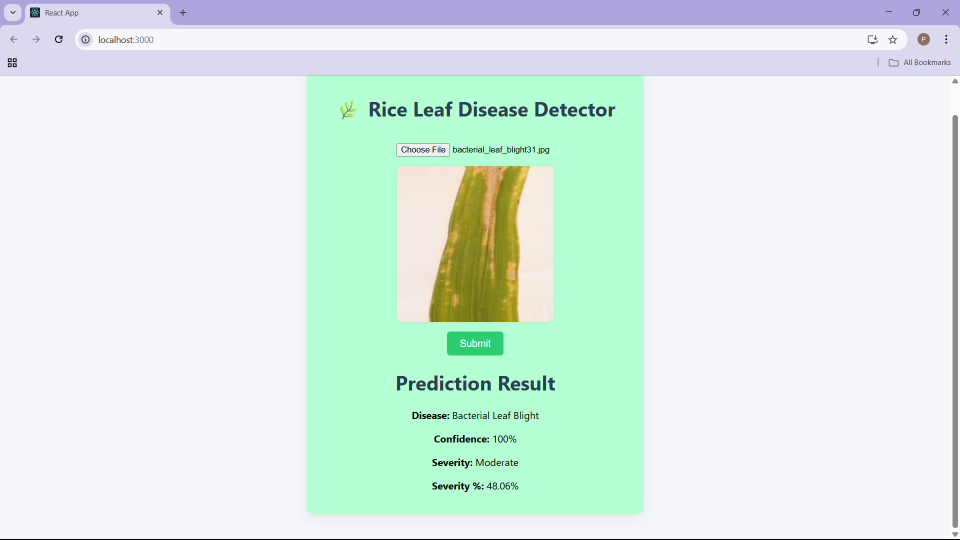
#> input picture 3.png, 1920 x 1080 px, given in place of brown_spot109.jpg, which was not available (shown at 1/2 size)
$ jupyter execute --allow-errors Severity.ipynb
#> lines starting #> are read from the running program, lines starting #| are printed output that depends on the picture; after the words box and inside, x2 and y2 are one past the last pixel; in counts of white or black regions, pixels touching at a corner belong together; pictures that were not available may be replaced by others from this repository, and a replacement may not be noted
[cell 1]
import cv2
import numpy as np
import matplotlib.pyplot as plt

def segment_leaf(image_path):
    img = cv2.imread(image_path)
#> img is the input picture: shape (1080, 1920, 3); mean B, G, R 231.3, 238, 220.5
    img = cv2.cvtColor(img, cv2.COLOR_BGR2RGB)

    hsv = cv2.cvtColor(img, cv2.COLOR_RGB2HSV)
#> hsv: shape (1080, 1920, 3); mean H, S, V 96.2, 30.3, 244.4
    lower_green = np.array([25, 40, 40])
    upper_green = np.array([90, 255, 255])
    mask = cv2.inRange(hsv, lower_green, upper_green)
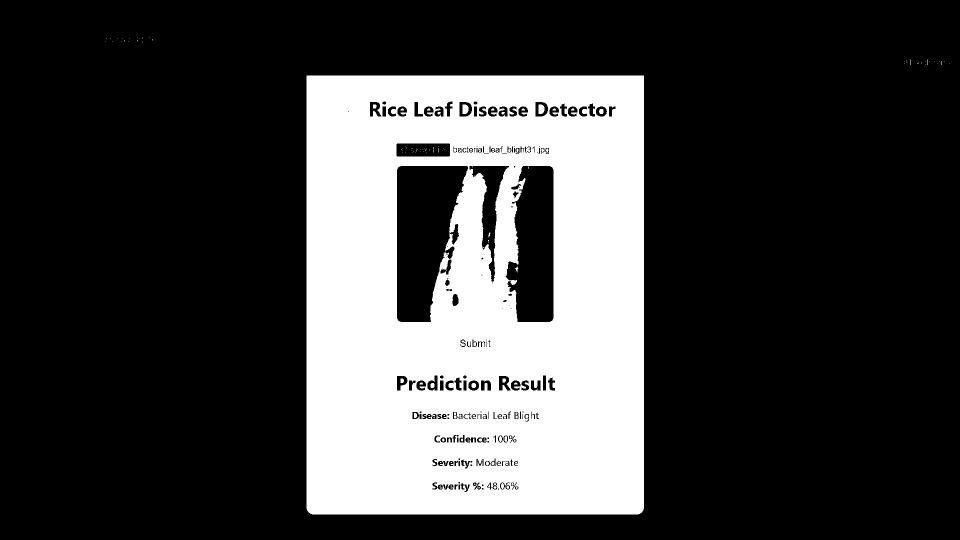
#> mask: shape (1080, 1920) (shown at 1/2 size); 24.8% white; 137 white regions (103 under 20 px), largest, box (x1, y1, x2, y2) and area: (613, 151, 1288, 1029) 512357, (925, 209, 937, 228) 202, (1077, 209, 1089, 228) 202

    kernel = np.ones((5, 5), np.uint8)
    mask = cv2.morphologyEx(mask, cv2.MORPH_CLOSE, kernel)
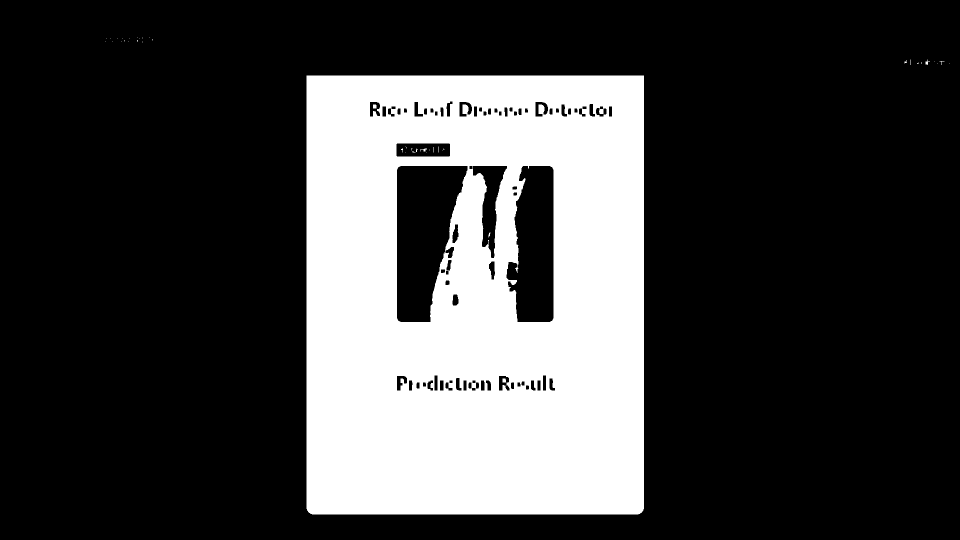
#> mask: shape (1080, 1920) (shown at 1/2 size); 25.2% white; 47 white regions (41 under 20 px), largest, box (x1, y1, x2, y2) and area: (613, 151, 1288, 1029) 521846, (746, 209, 753, 217) 55, (1005, 757, 1012, 765) 54, (1851, 119, 1860, 130) 39, (841, 296, 854, 303) 38, (977, 465, 981, 475) 22
    mask = cv2.morphologyEx(mask, cv2.MORPH_OPEN, kernel)
#> mask: shape (1080, 1920); 25.1% white; 12 white regions, largest, box (x1, y1, x2, y2) and area: (613, 151, 1288, 1029) 519786, (879, 506, 897, 539) 403, (925, 209, 937, 228) 206

    segmented = cv2.bitwise_and(img, img, mask=mask)
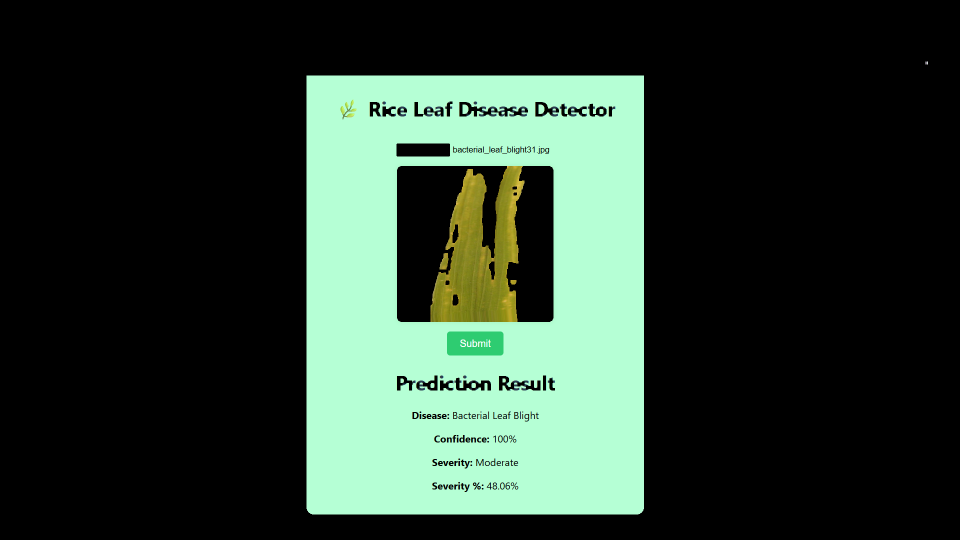
#> segmented: shape (1080, 1920, 3) (shown at 1/2 size); mean R, G, B 44, 61.1, 49.4

    return img, mask, segmented
#13,109,61
image_path = r"C:\Users\Poornima\Documents\train\brown_spot\brown_spot109.jpg"
original, mask, segmented = segment_leaf(image_path)

plt.figure(figsize=(12, 4))
plt.subplot(1, 3, 1), plt.imshow(original), plt.title("Original")
plt.subplot(1, 3, 2), plt.imshow(mask, cmap='gray'), plt.title("Mask")
plt.subplot(1, 3, 3), plt.imshow(segmented), plt.title("Segmented Leaf")
plt.show()
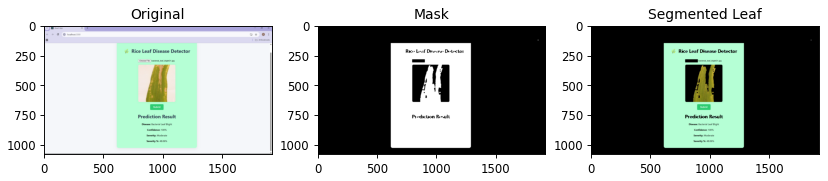
#> figure drawn by matplotlib, 3 panels
